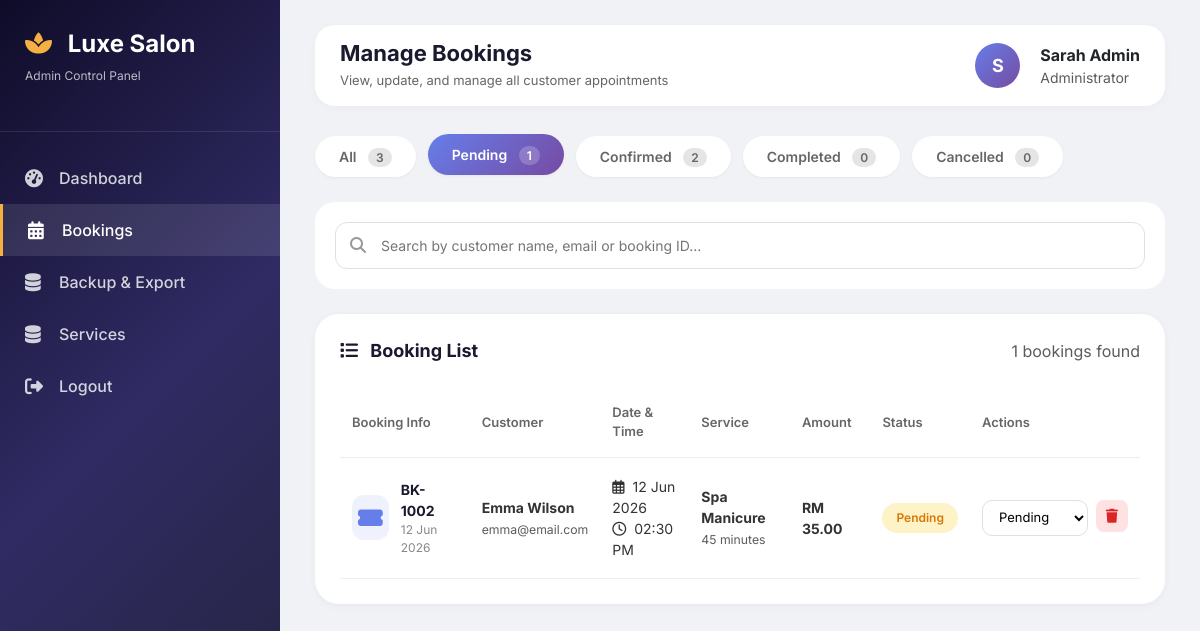
The app's page /admin/bookings.php?status=pending (signed in) with its own data.
### tables this page shows
CREATE TABLE IF NOT EXISTS bookings (
    id INT PRIMARY KEY AUTO_INCREMENT,
    booking_no VARCHAR(20) UNIQUE,
    user_id INT,
    service_id INT,
    customer_name VARCHAR(100),
    customer_email VARCHAR(100),
    customer_phone VARCHAR(20),
    booking_date DATE,
    booking_time TIME,
    status ENUM('pending', 'confirmed', 'completed', 'cancelled') DEFAULT 'pending',
    notes TEXT,
    created_at TIMESTAMP DEFAULT CURRENT_TIMESTAMP,
    FOREIGN KEY (user_id) REFERENCES users(id),
    FOREIGN KEY (service_id) REFERENCES services(id)
);

CREATE TABLE IF NOT EXISTS users (
    id INT PRIMARY KEY AUTO_INCREMENT,
    username VARCHAR(50) UNIQUE NOT NULL,
    password VARCHAR(255) NOT NULL,
    full_name VARCHAR(100) NOT NULL,
    email VARCHAR(100) NOT NULL,
    phone VARCHAR(20),
    role ENUM('admin', 'customer') DEFAULT 'customer',
    created_at TIMESTAMP DEFAULT CURRENT_TIMESTAMP
);

CREATE TABLE IF NOT EXISTS services (
    id INT PRIMARY KEY AUTO_INCREMENT,
    name VARCHAR(100) NOT NULL,
    description TEXT,
    price DECIMAL(10,2),
    duration INT,
    image_icon VARCHAR(50),
    is_active TINYINT DEFAULT 1
);

### admin/bookings.php (the view, shortened to what this page needs)
<?php
function escape($data) {
    return htmlspecialchars($data, ENT_QUOTES, 'UTF-8');
}
require_once '../config/database.php';
$status_filter = isset($_GET['status']) ? $_GET['status'] : 'all';
$search = isset($_GET['search']) ? $_GET['search'] : '';
$query = "
    SELECT b.*, u.full_name, u.email, u.phone, s.name as service_name, s.price, s.duration, s.image_icon
    FROM bookings b
    JOIN users u ON b.user_id = u.id
    JOIN services s ON b.service_id = s.id
";
if ($status_filter != 'all') {
    $query .= " WHERE b.status = '$status_filter'";
}
$query .= " ORDER BY b.booking_date DESC, b.booking_time DESC";
$bookings = $conn->query($query);
$total_all = $conn->query("SELECT COUNT(*) FROM bookings")->fetch_row()[0];
$total_pending = $conn->query("SELECT COUNT(*) FROM bookings WHERE status='pending'")->fetch_row()[0];
$total_confirmed = $conn->query("SELECT COUNT(*) FROM bookings WHERE status='confirmed'")->fetch_row()[0];
$total_completed = $conn->query("SELECT COUNT(*) FROM bookings WHERE status='completed'")->fetch_row()[0];
$total_cancelled = $conn->query("SELECT COUNT(*) FROM bookings WHERE status='cancelled'")->fetch_row()[0];
?>
<!DOCTYPE html>
<html lang="en">
<head>
    <link href="https://cdn.jsdelivr.net/npm/bootstrap@5.3.0/dist/css/bootstrap.min.css" rel="stylesheet">
    <link rel="stylesheet" href="https://cdnjs.cloudflare.com/ajax/libs/font-awesome/6.4.0/css/all.min.css">
</head>
<body>
    <div class="sidebar">
        <div class="sidebar-header">
            <h3><i class="fas fa-spa"></i> <span>Luxe Salon</span></h3>
            <p><span>Admin Control Panel</span></p>
        </div>
        <div class="sidebar-menu">
            <a href="dashboard.php">
                <i class="fas fa-tachometer-alt"></i> <span>Dashboard</span>
            </a>
            <a href="bookings.php" class="active">
                <i class="fas fa-calendar-alt"></i> <span>Bookings</span>
            </a>
            <a href="backup.php">
                <i class="fas fa-database"></i> <span>Backup & Export</span>
            </a>
            <a href="services.php">
                <i class="fas fa-database"></i> <span>Services</span>
            </a>
            <a href="../logout.php">
                <i class="fas fa-sign-out-alt"></i> <span>Logout</span>
            </a>
        </div>
    </div>
    <div class="main-content">
        <div class="top-nav">
            <div class="page-title">
                <h2>Manage Bookings</h2>
                <p>View, update, and manage all customer appointments</p>
            </div>
            <div class="admin-info">
                <div class="admin-avatar">
                    <?php echo strtoupper(substr($_SESSION['user_name'] ?? 'A', 0, 1)); ?>
                </div>
                <div>
                    <strong><?php echo escape($_SESSION['user_name']); ?></strong>
                    <small class="d-block text-muted">Administrator</small>
                </div>
            </div>
        </div>
        <div class="filter-tabs">
            <a href="?status=all" class="filter-tab <?php echo $status_filter == 'all' ? 'active' : ''; ?>">
                All <span class="count"><?php echo $total_all; ?></span>
            </a>
            <a href="?status=pending" class="filter-tab <?php echo $status_filter == 'pending' ? 'active' : ''; ?>">
                Pending <span class="count"><?php echo $total_pending; ?></span>
            </a>
            <a href="?status=confirmed" class="filter-tab <?php echo $status_filter == 'confirmed' ? 'active' : ''; ?>">
                Confirmed <span class="count"><?php echo $total_confirmed; ?></span>
            </a>
            <a href="?status=completed" class="filter-tab <?php echo $status_filter == 'completed' ? 'active' : ''; ?>">
                Completed <span class="count"><?php echo $total_completed; ?></span>
            </a>
            <a href="?status=cancelled" class="filter-tab <?php echo $status_filter == 'cancelled' ? 'active' : ''; ?>">
                Cancelled <span class="count"><?php echo $total_cancelled; ?></span>
            </a>
        </div>
        <div class="search-section">
            <div class="search-box">
                <i class="fas fa-search"></i>
                <form method="GET" action="">
                    <input type="text" name="search" placeholder="Search by customer name, email or booking ID..." value="<?php echo htmlspecialchars($search); ?>">
                </form>
            </div>
        </div>
        <div class="table-container">
            <div class="table-header">
                <h4><i class="fas fa-list me-2"></i> Booking List</h4>
                <span class="text-muted"><?php echo $bookings->num_rows; ?> bookings found</span>
            </div>
            <?php if($bookings->num_rows == 0): ?>
                <div class="empty-state">
                    <i class="fas fa-calendar-times"></i>
                    <h5>No Bookings Found</h5>
                    <p class="text-muted">There are no bookings in this category.</p>
                </div>
            <?php else: ?>
                <div style="overflow-x: auto;">
                    <table>
                        <thead>
                            <tr>
                                <th>Booking Info</th>
                                <th>Customer</th>
                                <th>Date & Time</th>
                                <th>Service</th>
                                <th>Amount</th>
                                <th>Status</th>
                                <th>Actions</th>
                            </tr>
                        </thead>
                        <tbody>
                            <?php while($b = $bookings->fetch_assoc()): ?>
                            <tr>
                                <td>
                                    <div class="booking-cell">
                                        <div class="booking-icon">
                                            <i class="fas fa-ticket-alt"></i>
                                        </div>
                                        <div class="booking-info">
                                            <div class="booking-no"><?php echo $b['booking_no']; ?></div>
                                            <div class="booking-service"><?php echo date('d M Y', strtotime($b['created_at'])); ?></div>
                                        </div>
                                    </div>
                                </td>
                                <td>
                                    <div class="fw-bold"><?php echo escape($b['full_name']); ?></div>
                                    <small class="text-muted"><?php echo $b['email']; ?></small>
                                    <br><small class="text-muted"><?php echo $b['phone']; ?></small>
                                </td>
                                <td>
                                    <div><i class="far fa-calendar-alt me-1"></i> <?php echo date('d M Y', strtotime($b['booking_date'])); ?></div>
                                    <div><i class="far fa-clock me-1"></i> <?php echo date('h:i A', strtotime($b['booking_time'])); ?></div>
                                </td>
                                <td>
                                    <div class="fw-bold"><?php echo $b['service_name']; ?></div>
                                    <small class="text-muted"><?php echo $b['duration']; ?> minutes</small>
                                </td>
                                <td>
                                    <span class="fw-bold">RM <?php echo number_format($b['price'], 2); ?></span>
                                </td>
                                <td>
                                    <span class="status-badge status-<?php echo $b['status']; ?>">
                                        <?php echo ucfirst($b['status']); ?>
                                    </span>
                                </td>
                                <td>
                                    <div class="action-buttons">
                                        <form method="POST" class="d-inline">
                                            <select name="status" class="status-select" onchange="this.form.submit()">
                                                <option value="pending" <?php echo $b['status']=='pending'?'selected':''; ?>>Pending</option>
                                            </select>
                                        </form>
                                        <a href="?delete=<?php echo $b['id']; ?>&status=<?php echo $status_filter; ?><?php echo !empty($search) ? '&search='.urlencode($search) : ''; ?>"
                                           class="btn-icon btn-delete"
                                           onclick="return confirm('Are you sure you want to delete this booking?')">
                                            <i class="fas fa-trash"></i>
                                        </a>
                                    </div>
                                </td>
                            </tr>
                            <?php endwhile; ?>
                        </tbody>
                    </table>
                </div>
            <?php endif; ?>
        </div>
    </div>
</body>
</html>

### admin/bookings.php (style rules this page uses)
* { margin: 0; padding: 0; box-sizing: border-box; }
body { font-family: 'Inter', sans-serif; background: #f0f2f5; overflow-x: hidden; }
.sidebar { position: fixed; left: 0; top: 0; width: 280px; height: 100vh; background: linear-gradient(135deg, #0f0c29, #302b63, #24243e); color: white; transition: all 0.3s; z-index: 100; }
.sidebar-header { padding: 30px 25px; border-bottom: 1px solid rgba(255,255,255,0.1); }
.sidebar-header h3 { font-size: 24px; font-weight: 700; margin: 0; }
.sidebar-header h3 i { margin-right: 10px; color: #f5b042; }
.sidebar-header p { font-size: 12px; opacity: 0.7; margin-top: 8px; }
.sidebar-menu { padding: 20px 0; }
.sidebar-menu a { display: flex; align-items: center; padding: 14px 25px; color: rgba(255,255,255,0.8); text-decoration: none; transition: all 0.3s; gap: 12px; font-weight: 500; }
.sidebar-menu a:hover, .sidebar-menu a.active { background: rgba(255,255,255,0.1); color: white; border-left: 3px solid #f5b042; }
.sidebar-menu a i { width: 22px; font-size: 18px; }
.main-content { margin-left: 280px; padding: 25px 35px; }
.top-nav { background: white; border-radius: 20px; padding: 15px 25px; margin-bottom: 30px; display: flex; justify-content: space-between; align-items: center; box-shadow: 0 2px 10px rgba(0,0,0,0.03); }
.page-title h2 { font-size: 22px; font-weight: 700; color: #1a1a2e; margin: 0; }
.page-title p { font-size: 13px; color: #666; margin: 5px 0 0; }
.admin-info { display: flex; align-items: center; gap: 20px; }
.admin-avatar { width: 45px; height: 45px; background: linear-gradient(135deg, #667eea, #764ba2); border-radius: 50%; display: flex; align-items: center; justify-content: center; color: white; font-weight: 700; font-size: 18px; }
.filter-tabs { display: flex; gap: 12px; margin-bottom: 25px; flex-wrap: wrap; }
.filter-tab { padding: 10px 24px; border-radius: 50px; text-decoration: none; font-weight: 600; font-size: 14px; transition: all 0.3s; background: white; color: #666; box-shadow: 0 1px 3px rgba(0,0,0,0.05); }
.filter-tab:hover, .filter-tab.active { background: linear-gradient(135deg, #667eea, #764ba2); color: white; transform: translateY(-2px); }
.filter-tab .count { background: rgba(0,0,0,0.1); padding: 2px 8px; border-radius: 20px; font-size: 12px; margin-left: 8px; }
.filter-tab.active .count { background: rgba(255,255,255,0.2); }
.search-section { background: white; border-radius: 20px; padding: 20px; margin-bottom: 25px; display: flex; gap: 15px; align-items: center; flex-wrap: wrap; }
.search-box { flex: 1; position: relative; }
.search-box i { position: absolute; left: 15px; top: 50%; transform: translateY(-50%); color: #999; }
.search-box input { width: 100%; padding: 12px 15px 12px 45px; border: 1px solid #e0e0e0; border-radius: 12px; font-size: 14px; }
.table-container { background: white; border-radius: 24px; padding: 25px; box-shadow: 0 2px 10px rgba(0,0,0,0.04); }
.table-header { display: flex; justify-content: space-between; align-items: center; margin-bottom: 25px; flex-wrap: wrap; gap: 15px; }
.table-header h4 { font-size: 18px; font-weight: 700; color: #1a1a2e; margin: 0; }
table { width: 100%; border-collapse: collapse; }
th { text-align: left; padding: 15px 12px; color: #666; font-weight: 600; font-size: 13px; border-bottom: 1px solid #eee; }
td { padding: 18px 12px; border-bottom: 1px solid #f0f0f0; font-size: 14px; color: #333; vertical-align: middle; }
.booking-cell { display: flex; align-items: center; gap: 12px; }
.booking-icon { width: 45px; height: 45px; background: rgba(102,126,234,0.1); border-radius: 12px; display: flex; align-items: center; justify-content: center; }
.booking-icon i { font-size: 22px; color: #667eea; }
.booking-info .booking-no { font-weight: 700; color: #1a1a2e; }
.booking-info .booking-service { font-size: 12px; color: #888; }
.status-badge { padding: 6px 14px; border-radius: 30px; font-size: 12px; font-weight: 600; display: inline-block; }
.status-pending { background: #fef3c7; color: #d97706; }
select.status-select { padding: 8px 12px; border-radius: 10px; border: 1px solid #e0e0e0; font-size: 13px; background: white; cursor: pointer; }
.action-buttons { display: flex; gap: 8px; }
.btn-icon { width: 32px; height: 32px; border-radius: 8px; display: flex; align-items: center; justify-content: center; border: none; cursor: pointer; transition: all 0.3s; }
.btn-delete { background: #fee2e2; color: #dc2626; }

### records on screen
bookings: booking_no "BK-1002", created_at "12 Jun 2026", user.full_name "Emma Wilson", user.email "emma@email.com", booking_date "12 Jun 2026", booking_time "02:30 PM", service.name "Spa Manicure", service.duration "45", service.price "35.00", status "Pending"

### other values on screen
substr($_SESSION['user_name'] ?? 'A', 0, 1) "S"
$_SESSION['user_name'] "Sarah Admin"
$total_all "3"
$total_pending "1"
$total_confirmed "2"
$total_completed "0"
$total_cancelled "0"
$bookings->num_rows "1"
